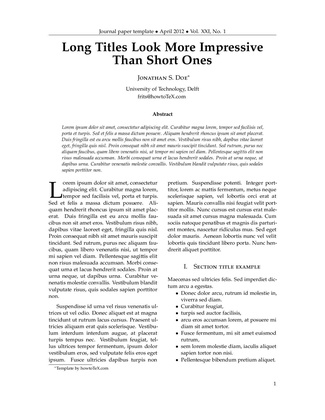
%> input picture Preprocessing/test_images/2col-journalpaper-howtotex-page-001.jpg, 325 x 420 px, shrunk from 1275 x 1650 before the run
$ octave --eval "result = binarizeDocument(imread('test_images/2col-journalpaper-howtotex-page-001.jpg'));"   (GNU Octave 9; MATLAB toolbox functions it lacks are replaced by stand-ins)
%> lines starting %> are read from the running program, lines starting %| are printed output that depends on the picture; in (x1, y1, x2, y2) boxes, pixels count from 0 and x2, y2 are one past the last pixel; in counts of white or black regions, pixels touching at a corner belong together; the program's own positions count from 1
function [ binarized_image] = binarizeDocument( input_image )
% Binarizes the input image of a text document
%   Detailed explanation goes here

%% find global statistics
var_all = var(input_image(:));
%> var_all = 129
mean_all = mean(input_image(:));
%> mean_all = 241.7

%% Determine Variance threshold

var_thresh = .4;
% if the overall image has a very low variance or a very high variance, the
% variance threshold used in determining whether to apply Otsu's method to
% particular block should be lower
% We use a piecewise linear function to model how the input image variance
% should modify the variance threshold
variance_factor = var_all;
%> variance_factor = 129
if variance_factor > .10 % cap variance comparison
    variance_factor = .01;
elseif variance_factor >.06
    variance_factor = .11-variance_factor;
end
% If there is a very low mean, the variance threshold should be lowered,
% since an overall darker image will have a lower contrast in general
var_thresh = var_thresh*mean_all*variance_factor;
%> var_thresh = 0.967
%% Locally Adaptive Thresholding
[num_rows,num_cols] = size(input_image);
%> num_rows = 420; num_cols = 975
% parameters for local binarization: how to divide the image
window_size = 128;
step_size = 64;
num_tiles_row = floor(num_rows / step_size);
%> num_tiles_row = 6
num_tiles_col = floor(num_cols / step_size);
%> num_tiles_col = 15
% variables to keep track of how many times each pixel is evaluated to be 1
% and how many times each pixel is evaluated in this algorithm (sliding
% windows evaluate corner/edge pixels fewer times)
binarized_image = zeros(num_rows,num_cols);
num_times_evaluated = zeros(size(binarized_image));

% apply windows to image
for row_tile= 1:num_tiles_row
    %find row boundaries
    min_row = (row_tile-1)*step_size + 1;
    max_row = min(min_row+window_size-1,num_rows);
    y_range = min_row:max_row;
    for col_tile = 1:num_tiles_col
        % find column boundaries
        min_col = (col_tile-1)*step_size + 1;
        max_col = min(min_col+window_size-1,num_cols);
        x_range = min_col:max_col;
        input_window = input_image(y_range,x_range);
        % calculate variance of input window
        var_local = var(input_window(:));
        % find the variance of the input window in relation to the range of
        % the window. Portions of the image with high contrast (high
        % max/min value) are more likely to contain text,and dividing
        % max/min (rather than taking the difference) allows darker parts
        % of the image (with low min and max values) to still be interpreted
        % as having high variance
        ratio_range = var_local*max(input_window(:))/min(input_window(:));
        if ratio_range > var_thresh
            % find local threshold and increment white pixel counter
            local_thresh = graythresh(uint8(255*input_window));
            thresholded_window = (input_window > local_thresh);

            binarized_image(y_range,x_range) = binarized_image(y_range,x_range)...
                + thresholded_window;
        else % low variance
            binarized_image(y_range,x_range) = binarized_image(y_range,x_range)...
                + 1;
        end
        % increment the total number of times each pixel in the window was
        % evaluated
        num_times_evaluated(y_range,x_range) = num_times_evaluated(y_range,x_range) ...
            + ones(size(input_window));
    end
end
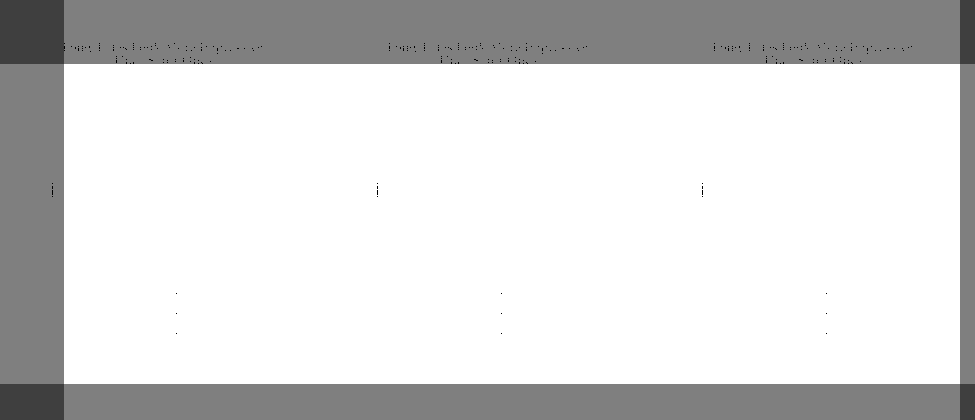
%> binarized_image: size 420x975 double; min 0, max 4, mean 3.38; drawn with min black and max white
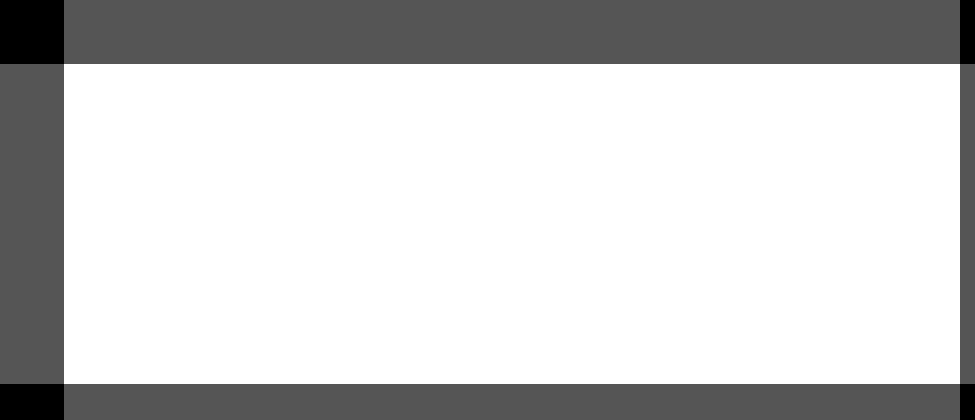
%> num_times_evaluated: size 420x975 double; min 1, max 4, mean 3.38; drawn with min black and max white
%> thresholded_window: size 100x79 logical; every value is 1
%> after the loop, local_thresh = 0

% Weight dark pixels more--local thresholding must evaluated a pixel to be
% white more than 4/5 of the time, for the output to be considered white at
%that point
binarized_image = binarized_image./num_times_evaluated>.8;
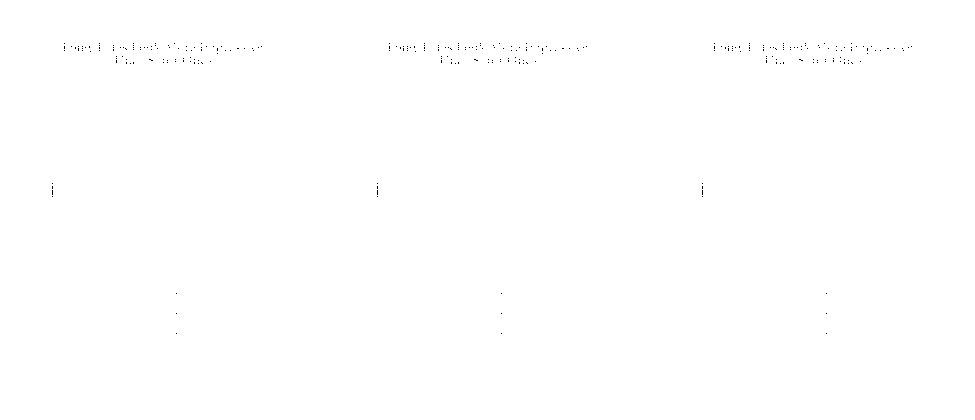
%> binarized_image: size 420x975 logical; 99.9% white; black in thin lines or dots, all inside (x1, y1, x2, y2) = (52, 43, 912, 334)

figure
imshow(binarized_image)
imwrite(binarized_image,'bin_im.jpg','jpg')

end
